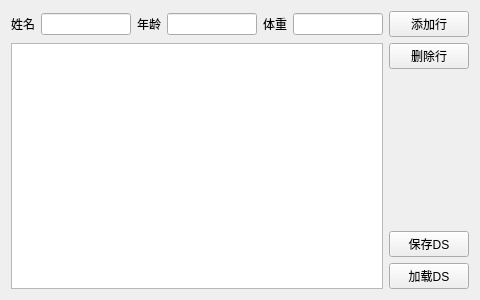
<?xml version="1.0" encoding="UTF-8"?>
<ui version="4.0">
 <class>Widget</class>
 <widget class="QWidget" name="Widget">
  <property name="geometry">
   <rect>
    <x>0</x>
    <y>0</y>
    <width>480</width>
    <height>300</height>
   </rect>
  </property>
  <property name="windowTitle">
   <string>Widget</string>
  </property>
  <layout class="QVBoxLayout" name="verticalLayout_2">
   <item>
    <layout class="QHBoxLayout" name="horizontalLayout">
     <item>
      <widget class="QLabel" name="label">
       <property name="text">
        <string>姓名</string>
       </property>
      </widget>
     </item>
     <item>
      <widget class="QLineEdit" name="lineEditName"/>
     </item>
     <item>
      <widget class="QLabel" name="label_2">
       <property name="text">
        <string>年龄</string>
       </property>
      </widget>
     </item>
     <item>
      <widget class="QLineEdit" name="lineEditAge"/>
     </item>
     <item>
      <widget class="QLabel" name="label_3">
       <property name="text">
        <string>体重</string>
       </property>
      </widget>
     </item>
     <item>
      <widget class="QLineEdit" name="lineEditWeight"/>
     </item>
     <item>
      <widget class="QPushButton" name="btnAdd">
       <property name="text">
        <string>添加行</string>
       </property>
      </widget>
     </item>
    </layout>
   </item>
   <item>
    <layout class="QHBoxLayout" name="horizontalLayout_2">
     <item>
      <widget class="QListWidget" name="listWidget"/>
     </item>
     <item>
      <layout class="QVBoxLayout" name="verticalLayout">
       <item>
        <widget class="QPushButton" name="btnDel">
         <property name="text">
          <string>删除行</string>
         </property>
        </widget>
       </item>
       <item>
        <spacer name="verticalSpacer">
         <property name="orientation">
          <enum>Qt::Orientation::Vertical</enum>
         </property>
         <property name="sizeHint" stdset="0">
          <size>
           <width>20</width>
           <height>40</height>
          </size>
         </property>
        </spacer>
       </item>
       <item>
        <widget class="QPushButton" name="btnSaveDS">
         <property name="text">
          <string>保存DS</string>
         </property>
        </widget>
       </item>
       <item>
        <widget class="QPushButton" name="btnLoadDS">
         <property name="text">
          <string>加载DS</string>
         </property>
        </widget>
       </item>
      </layout>
     </item>
    </layout>
   </item>
  </layout>
 </widget>
 <resources/>
 <connections/>
</ui>
